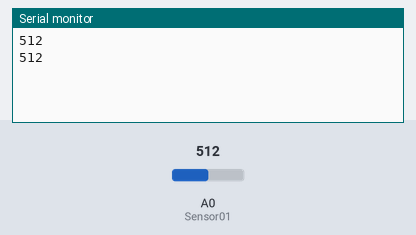
Bench run of a sketch on a simulated Arduino Uno, built with avr-gcc and run on an emulated ATmega328P. Shown: the last lines printed to the serial monitor. Inputs (shaded band) come from the test bench; at power-on: A0 (Sensor01) = 512.

Above: at 2.2 s.
2.3 s: A0 (Sensor01) set to 716
At 3.0 s:
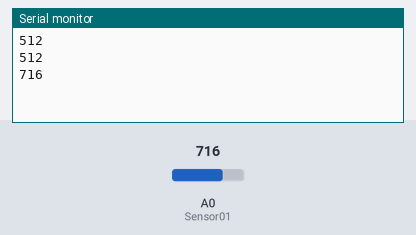
4.0 s: A0 (Sensor01) set to 900
At 6.0 s:
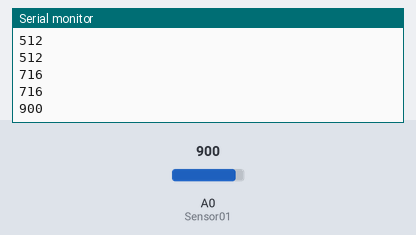
Timing chart, 0 to 7.5 s (numbered marks = the images above; inputs shaded):
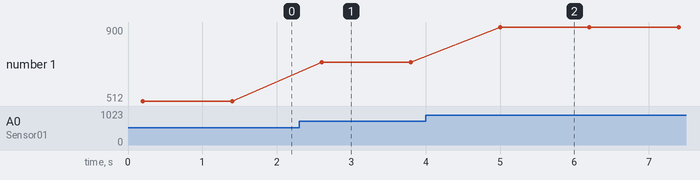

Measured:
- after the input at 2.3 s, the serial monitor: prints a new line after 0.30 s (image 1)
- after the input at 4.0 s, the serial monitor: prints a new line after 1.0 s (image 2)
- plotted number 1: 512 → 716 after the input at 2.3 s, 716 → 900 after the input at 4.0 s

The sketch:

P07_00_00-TestSensor.ino
```cpp
/*
   P07_00_00-TestSensor
   Project: P07_00_00 Raindrop Bob
   Schematic: P07_00_00-TestSensor.fzz

   Description: Test diy soil moisture sensor based on design from
   https://www.instructables.com/id/DIY-SOIL-MOISTURE-SENSOR-CHEAP-YET-ACCURATE-/
*/

//Variables
#define PwrSensor01 3  //Pin to turn on moisture sensor 01
#define Sensor01 A0  //Pin to read moisture sensor 01

void setup() {
  Serial.begin(9600);

  //Setup pins
  pinMode(PwrSensor01, OUTPUT);
  pinMode(Sensor01, INPUT);
  digitalWrite(PwrSensor01, LOW);
}

void loop() {
  //Turn sensor on
  digitalWrite(PwrSensor01, HIGH);
  delay(200);

  //Read sensor
  Serial.println(analogRead(Sensor01));

  //Turn off sensor
  digitalWrite(PwrSensor01, LOW);
  delay(1000);
}
```
